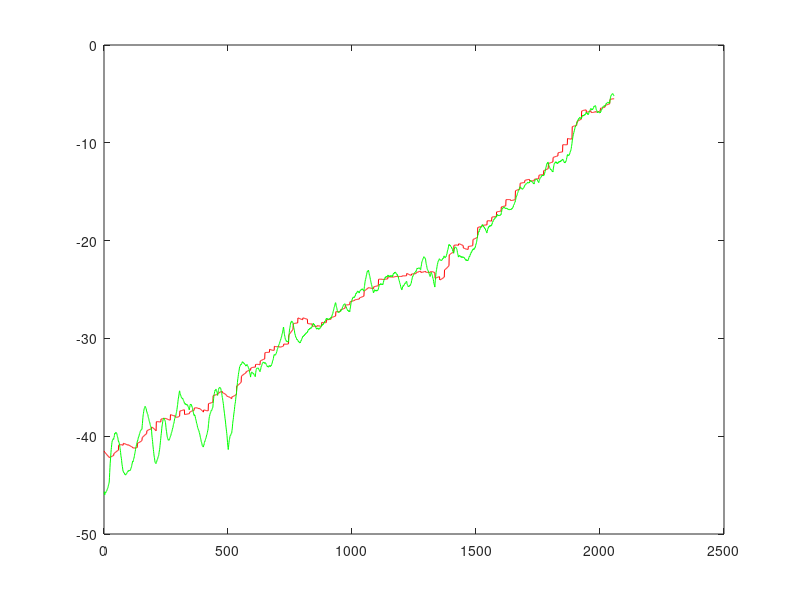
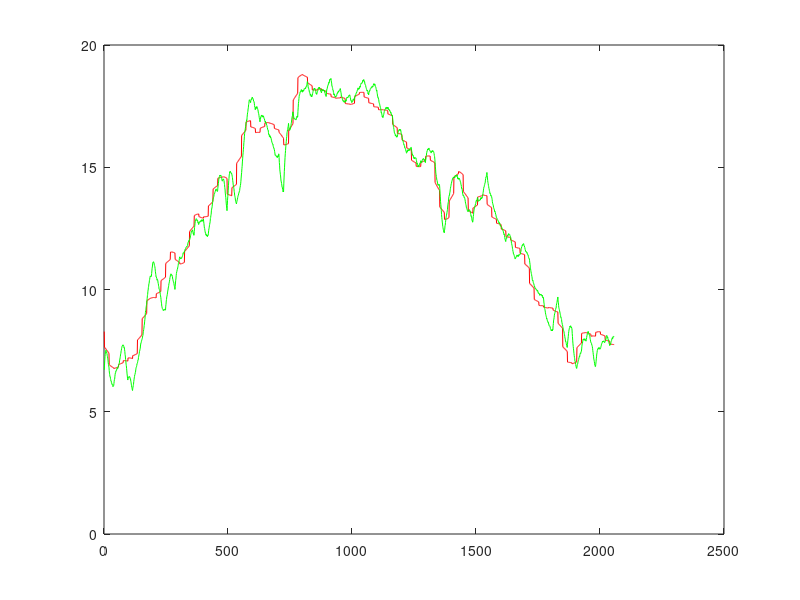
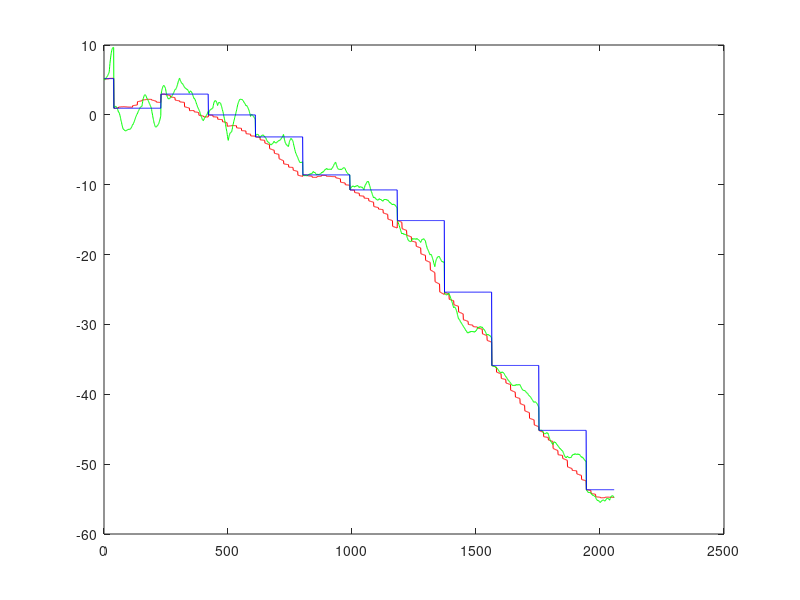

These charts were generated, in order, by the following MATLAB code: (Note: this script raises an error after producing the figures.)
clear all;close all;clc;

% figure;plot(roll_imu1,'-r');hold on;plot(roll_imu,'-b');

%% 读入数据
data = load('armdata.txt');
sz = size(data);
num = sz(1,1);
T = 1/754; %采样周期
p = data(:,1)./180.*3.1415926;
q = data(:,2)./180.*3.1415926;
r = data(:,3)./180.*3.1415926;
ax = data(:,4);
ay = data(:,5);
az = data(:,6);
mx = data(:,7);
my = data(:,8);
mz = data(:,9);
roll_imu = data(:,10);
pitch_imu = data(:,11);
yaw_imu = data(:,12);
ned_x = data(:,13);
ned_y = data(:,14);
ned_z = data(:,15);
ned_u = data(:,16);
ned_v = data(:,17);
ned_w = data(:,18);
gps_heading = data(:,19)./180.*3.1415926;

%% 去除跳变点
for i=2:num
    if abs(p(i)-p(i-1))>3
        p(i) = p(i-1);
    end
    if abs(q(i)-q(i-1))>5
        q(i) = q(i-1);
    end
    if abs(r(i)-r(i-1))>5
        r(i) = r(i-1);
    end
    if abs(ax(i)-ax(i-1))>1
        ax(i) = ax(i-1);
    end
    if abs(ay(i)-ay(i-1))>1
        ay(i) = ay(i-1);
    end
    if abs(az(i)-az(i-1))>2
        az(i) = az(i-1);
    end
    if abs(mx(i)-mx(i-1))>50
        mx(i) = mx(i-1);
    end
    if abs(my(i)-my(i-1))>50
        my(i) = my(i-1);
    end
    if abs(mz(i)-mz(i-1))>50
        mz(i) = mz(i-1);
    end
    if abs(roll_imu(i)-roll_imu(i-1))>5
        roll_imu(i) = roll_imu(i-1);
    end
    if abs(pitch_imu(i)-pitch_imu(i-1))>5
        pitch_imu(i) = pitch_imu(i-1);
    end
    if abs(yaw_imu(i)-yaw_imu(i-1))>5
        yaw_imu(i) = yaw_imu(i-1);
    end
end
roll_imu = roll_imu./180.*3.1415926;
pitch_imu = pitch_imu./180.*3.1415926;
yaw_imu = yaw_imu./180.*3.1415926;

%% 用GPS输出航向修正IMU输出YAW
last_heading = 0;yaw0 = 0;yaw1_imu = zeros(num,1);
for i=1:num
    if(abs(last_heading-gps_heading(i))>0.0001)
        yaw0 = gps_heading(i)-yaw_imu(i);
        yaw1_imu(i) = gps_heading(i);
    else
        yaw1_imu(i) = yaw_imu(i)+yaw0;
    end
    last_heading = gps_heading(i);
end
% figure;plot(yaw1_imu,'-r');hold on;plot(gps_heading,'-g');hold on;plot(yaw_imu,'-b');
 
%% 初始化一些数组，数据处理用
p_filter=zeros(num,1);
q_filter=zeros(num,1);
r_filter=zeros(num,1);
ax_filter=zeros(num,1);
ay_filter=zeros(num,1);
az_filter=zeros(num,1);
mx_filter=zeros(num,1);
my_filter=zeros(num,1);
mz_filter=zeros(num,1);
roll_hu=zeros(num,1);
pitch_hu=zeros(num,1);
yaw_hu=zeros(num,1);
roll_hu_filter=zeros(num,1);
pitch_hu_filter=zeros(num,1);
yaw_hu_filter=zeros(num,1);

%% 低通滤波
p_filter(1)=p(1);
q_filter(1)=q(1);
r_filter(1)=r(1);
ax_filter(1)=ax(1);
ay_filter(1)=ay(1);
az_filter(1)=az(1);
mx_filter(1)=mx(1);
my_filter(1)=my(1);
mz_filter(1)=mz(1);
for k=2:num
    p_filter(k)=p_filter(k-1)+0.1*(p(k)-p_filter(k-1));
    q_filter(k)=q_filter(k-1)+0.1*(q(k)-q_filter(k-1));
    r_filter(k)=r_filter(k-1)+0.1*(r(k)-r_filter(k-1));
    ax_filter(k)=ax_filter(k-1)+0.1*(ax(k)-ax_filter(k-1));
    ay_filter(k)=ay_filter(k-1)+0.1*(ay(k)-ay_filter(k-1));
    az_filter(k)=az_filter(k-1)+0.1*(az(k)-az_filter(k-1));
    mx_filter(k)=mx_filter(k-1)+0.05*(mx(k)-mx_filter(k-1));
    my_filter(k)=my_filter(k-1)+0.05*(my(k)-my_filter(k-1));
    mz_filter(k)=mz_filter(k-1)+0.05*(mz(k)-mz_filter(k-1));
end
% figure;plot(p,'-r');hold on;plot(p_filter,'-b');

%% 解算姿态角
for i=1:num
      g=sqrt(ax_filter(i)^2+ay_filter(i)^2+az_filter(i)^2);
      pitch_hu(i)=asin(ax_filter(i)/g);  %pitch_hu(i)=-atan(-ax_filter(i)/sqrt(ay_filter(i)^2+az_filter(i)^2));
      roll_hu(i)=atan(ay_filter(i)/az_filter(i));   %roll_hu(i)=-atan(ay_filter(i)/sqrt(ax_filter(i)^2+az_filter(i)^2));
      Hy=my_filter(i)*cos(roll_hu(i))-mz_filter(i)*sin(roll_hu(i));
      Hx=mx_filter(i)*cos(pitch_hu(i))+my_filter(i)*sin(pitch_hu(i))*sin(roll_hu(i))+mz_filter(i)*sin(pitch_hu(i))*cos(roll_hu(i)); 
      yaw_hu(i)=atan(-Hy/Hx);      %yaw_hu(i)=atan2(Hx,Hy);
end
% 
%% 用GPS输出航向修正YAW
last_heading = 0;yaw0 = 0;
for i=1:num
    if(abs(last_heading-gps_heading(i))>0.0001)
        yaw0 = gps_heading(i)-yaw_hu(i);
        yaw_hu(i) = gps_heading(i);
    else
        yaw_hu(i) = yaw_hu(i)+yaw0;
    end
    last_heading = gps_heading(i);
end
figure;plot(roll_imu*57.3,'-r');hold on;plot(roll_hu*57.3,'-g');
figure;plot(pitch_imu*57.3,'-r');hold on;plot(pitch_hu*57.3,'-g');
figure;plot(yaw1_imu*57.3,'-r');hold on;plot(yaw_hu*57.3,'-g');hold on;plot(gps_heading*57.3,'-b');

%% 对x、y、z线性插值

% ned_x_cha=ned_x;
% k=0;static_x = ned_x_cha(1);
% for i=2:num
%     if static_x == ned_x_cha(i)
%         k = k+1;
%     else
%         dx = (ned_x_cha(i)-ned_x_cha(i-k-1))/(k+1);
%         for j=i-k:i-1
%             ned_x_cha(j) = ned_x_cha(j-1)+dx;
%         end
%         k=0;static_x = ned_x_cha(i);
%     end
% end
% figure;plot(ned_x,'-r');hold on;plot(ned_x_cha,'-b');

k=0;static_x = ned_x(2);
for i=3:num
    if static_x == ned_x(i)
        k = k+1;
    else
        dx = (ned_x(i)-ned_x(i-k-1))/(k+1);
        for j=i-k:i-1
            ned_x(j) = ned_x(j-1)+dx;
        end
        k=0;static_x = ned_x(i);
    end
end
k=0;static_y = ned_y(2);
for i=3:num
    if static_y == ned_y(i)
        k = k+1;
    else
        dy = (ned_y(i)-ned_y(i-k-1))/(k+1);
        for j=i-k:i-1
            ned_y(j) = ned_y(j-1)+dy;
        end
        k=0;static_y = ned_y(i);
    end
end
k=0;static_z = ned_z(2);
for i=3:num
    if static_z == ned_z(i)
        k = k+1;
    else
        dz = (ned_z(i)-ned_z(i-k-1))/(k+1);
        for j=i-k:i-1
            ned_z(j) = ned_z(j-1)+dz;
        end
        k=0;static_z = ned_z(i);
    end
end   

%% 对u、v、w线性插值

% ned_u_cha=ned_u;
% k=0;static_u = ned_u_cha(2);
% for i=3:num
%     if static_u == ned_u_cha(i)
%         k = k+1;
%     else
%         du = (ned_u_cha(i)-ned_u_cha(i-k-1))/(k+1);
%         for j=i-k:i-1
%             ned_u_cha(j) = ned_u_cha(j-1)+du;
%         end
%         k=0; static_u = ned_u_cha(i);
%     end
% end 
% figure;plot(ned_u,'-r');hold on;plot(ned_u_cha,'-b');

k=0;static_u = ned_u(2);
for i=3:num
    if static_u == ned_u(i)
        k = k+1;
    else
        du = (ned_u(i)-ned_u(i-k-1))/(k+1);
        for j=i-k:i-1
            ned_u(j) = ned_u(j-1)+du;
        end
        k=0;static_u = ned_u(i);
    end
end 
k=0;static_v = ned_v(2);
for i=3:num
    if static_v == ned_v(i)
        k = k+1;
    else
        dv = (ned_v(i)-ned_v(i-k-1))/(k+1);
        for j=i-k:i-1
            ned_v(j) = ned_v(j-1)+dv;
        end
        k=0;static_v = ned_v(i);
    end
end 
k=0;static_w = ned_w(2);
for i=3:num
    if static_w == ned_w(i)
        k = k+1;
    else
        dw = (ned_w(i)-ned_w(i-k-1))/(k+1);
        for j=i-k:i-1
            ned_w(j) = ned_w(j-1)+dw;
        end
        k=0;static_w = ned_w(i);
    end
end 

%% 四元数归一化 
q4_imu=eu2q4(roll_imu,pitch_imu,yaw1_imu);
q0_imu=q4_imu(:,1);
q1_imu=q4_imu(:,2);
q2_imu=q4_imu(:,3);
q3_imu=q4_imu(:,4);
q_1=sqrt(q0_imu.^2+q1_imu.^2+q2_imu.^2+q3_imu.^2);
q0_imu=q0_imu./q_1;
q1_imu=q1_imu./q_1;
q2_imu=q2_imu./q_1;
q3_imu=q3_imu./q_1;

vx = zeros(num,1);
vy = zeros(num,1);
vz = zeros(num,1);
for i=1:num
    nCb = q4_2_nCb(q0_imu(i),q1_imu(i),q2_imu(i),q3_imu(i));
    V = nCb*[ned_u(i); ned_v(i); ned_w(i)];
    vx(i) = V(1);
    vy(i) = V(2);
    vz(i) = V(3);
end
% figure;plot(ned_u,'-r');hold on;plot(vx,'-b');

g_filter = 9.8*ones(num,1);
R_x=var(ned_x);
R_y=var(ned_y);
R_z=var(ned_z);
R_vx=var(vx);
R_vy=var(vy);
R_vz=var(vz);
R_q0=var(q0_imu);
R_q1=var(q1_imu);
R_q2=var(q2_imu);
R_q3=var(q3_imu);
R_roll=var(roll_imu);
R_pitch=var(pitch_imu);
R_yaw=var(yaw1_imu);

X1 = [ned_x';ned_y';ned_z';vx';vy';vz';q0_imu';q1_imu';q2_imu';q3_imu';g_filter';];%11*N状态矩阵
Z1 = [ned_x';ned_y';ned_z';vx';vy';vz';roll_imu';pitch_imu';yaw1_imu'];
%状态误差阵Q  观测误差阵R
Q=diag([R_x R_y R_z R_vx R_vy R_vz R_q0 R_q1 R_q2  R_q3 0.1 ]);
R=diag([R_x R_y R_z R_vx R_vy R_vz R_roll R_pitch R_yaw ]);

% Q=diag([0.02 0.002 0.002 0.003 0.003 0.003 0.005 0.001 0.001 0.005 0.003]);
% R=diag([0.01 0.01 0.01 0.3 0.3 0.3 1 1 1]);

KQ=diag([1 1 1 1 1 1 0.1 0.1 0.1 0.1 1 ]);  
KR=diag([1 1 1 1 1 1 1 1 1]);
Q=Q*KQ;
R=R*KR;
Pk1=diag([0.1 0.1 0.1 0.1 0.1 0.1 0.1 0.1 0.1 0.1 0.1 ]);
xhat1=zeros(11,num);%状态估计
xhat1(:,1)=X1(:,1);

for k=2:num
    %状态一步预测
    xkk_1hat1=xhat1(:,k-1)+T*fx(xhat1(:,k-1),ax_filter(k-1),ay_filter(k-1),az_filter(k-1),p_filter(k-1),q_filter(k-1),r_filter(k-1));
    %一步预测均方误差
    fxdot_kk_1=fx_dot(xhat1(:,k-1),p_filter(k-1),q_filter(k-1),r_filter(k-1));%状态转移矩阵（雅克比矩阵）    
    Pkk_1=fxdot_kk_1*Pk1*fxdot_kk_1'+Q;
    %滤波增益
    Hk1=hx_dot(xkk_1hat1);  
    if(det(Hk1*Pkk_1*Hk1'+R)~=0)                  %判断逆是否存在，不存在的话直接用量测值作为估计值
         Kk1=Pkk_1*Hk1'/((Hk1*Pkk_1*Hk1'+R));   %滤波增益
         %状态估计
         xhat1(:,k)=xkk_1hat1+Kk1*(Z1(:,k)- hx(xkk_1hat1));   %更新
         %估计均方误差
         Pk1=(eye(11,11)-Kk1*Hk1)*Pkk_1;        
    else
        xhat1(:,k)=X1(:,k);
        display(k);
    end
end

%% EKF结束
q0_EKF=xhat1(7,:);
q1_EKF=xhat1(8,:);
q2_EKF=xhat1(9,:);
q3_EKF=xhat1(10,:);
q_1=sqrt(q0_EKF.^2+q1_EKF.^2+q2_EKF.^2+q3_EKF.^2);
q0_EKF=q0_EKF./q_1;
q1_EKF=q1_EKF./q_1;
q2_EKF=q2_EKF./q_1;
q3_EKF=q3_EKF./q_1;
eu = q42eu(q0_EKF,q1_EKF,q2_EKF,q3_EKF);
roll_EKF = eu(:,1)*57.2958;
pitch_EKF = eu(:,2)*57.2958;
yaw_EKF = eu(:,3)*57.2958;

ned_x_EKF = xhat1(1,:);
ned_y_EKF = xhat1(2,:);
ned_z_EKF = xhat1(3,:);
vx_EKF = xhat1(4,:);
vy_EKF = xhat1(5,:);
vz_EKF = xhat1(6,:);

figure;plot(ned_x,'-r');hold on;plot(ned_x_EKF,'-g');
figure;plot(ned_y,'-r');hold on;plot(ned_y_EKF,'-g');
figure;plot(ned_z,'-r');hold on;plot(ned_z_EKF,'-g');
figure;plot(vx,'-r');hold on;plot(vx_EKF,'-g');
figure;plot(vy,'-r');hold on;plot(vy_EKF,'-g');
figure;plot(vz,'-r');hold on;plot(vz_EKF,'-g');
figure;plot(roll_imu*57.2958,'-r');hold on;plot(roll_EKF,'-g');
figure;plot(pitch_imu*57.2958,'-r');hold on;plot(pitch_EKF,'-g');
figure;plot(yaw1_imu*57.2958,'-r');hold on;plot(yaw_EKF,'-g');hold on;plot(yaw_imu*57.2958+65.5,'-b');
figure;plot(q0_imu,'-r');hold on;plot(q0_EKF,'-g');         
figure;plot(q1_imu,'-r');hold on;plot(q1_EKF,'-g');
figure;plot(q2_imu,'-r');hold on;plot(q2_EKF,'-g');
figure;plot(q3_imu,'-r');hold on;plot(q3_EKF,'-g');
